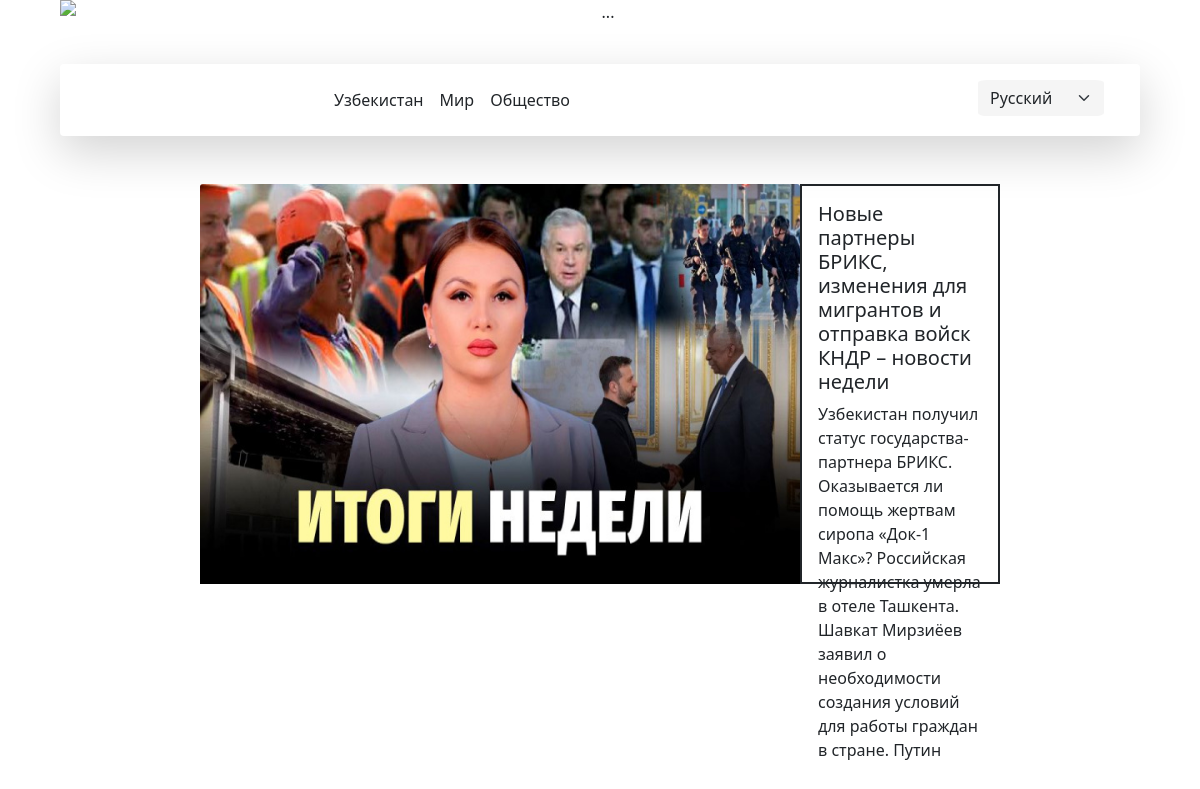
The app's page /mir/2 with its own data.
### pages/models.py (models this page shows, shortened)
class Mir(models.Model):
    title = models.CharField(max_length=200)
    img = models.ImageField(blank=True)
    text = models.TextField( )
    title2=models.CharField(max_length=200)
    text2 = models.TextField()

### pages/views.py (the view)
# urls.py: path('mir/<int:pk>',Mir_detail.as_view(),name='mir_detail'),
class Mir_detail(DetailView):
    model=Mir
    template_name='mir_detail.html'

### templates/mir_detail.html
{% extends 'base.html' %} {% block content %}
<div style="width: 100%; height: auto ;display:flex;align-items: center;justify-content: center;" >
    <div style="display: flex;align-items: center;justify-content: center;margin-bottom: 100px"  class="col ">
        <div style="width: 800px;height: auto;display: flex;align-items: center;justify-content: space-between;" >
          <img style="width: 600px; height: 400px;" src="{{mir.img.url}}" class="card-img-top" alt="...">
          <div style="border: 2px solid;width: 600px;height: 400px;display: flex;align-items: center;justify-content: space-between;flex-direction: column;"  class="card-body ">
            <h5 class="card-title">{{mir.title}}</h5>
            <p class="card-text">{{mir.text}}</p>
          </div>
        </div>
      </div>
      </div>
 {% endblock content %}

### records on screen
Mir: img (picture), title "Новые партнеры БРИКС, изменения для мигрантов и отправка войск КНДР – новости недели", text "Узбекистан получил статус государства-партнера БРИКС. Оказывается ли помощь жертвам сиропа «Док-1 Макс»? Российская журналистка умерла в отеле Ташкента. Шавкат Мирзиёев заявил о необходимости создания условий для работы граждан в стране. Путин"
